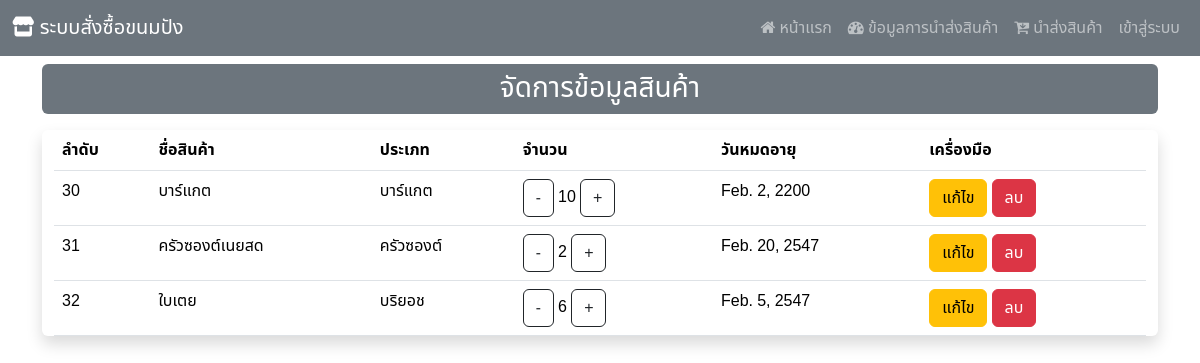
The page /manage_product on the database its author committed.
### Hospital_app/models.py (models this page shows, shortened)
class product(models.Model):
    product_id = models.AutoField(primary_key=True)
    product_name = models.CharField(max_length=255)
    product_type = models.ForeignKey(d_type, on_delete=models.CASCADE)
    product_qty = models.IntegerField()
    product_exp = models.DateField()

class d_type(models.Model):
    type_id = models.AutoField(primary_key=True)
    type_name = models.CharField(max_length=255)
    def __str__(self):
        return f"{self.type_name}"

### Hospital_app/views.py (the view)
# urls.py: path('manage_product',views.manage_product),
def manage_product(request):
    show_product = product.objects.all()
    context  = {"product" : show_product}
    return render(request,'edit_product.html',context)

### Hospital_app/templates/edit_product.html (shortened to what this page needs)
{% extends "base.html" %}
{% block content %}
<div class="mt-2 p-2 bg-secondary text-center text-white rounded h3">
    จัดการข้อมูลสินค้า
  </div>
<div class="container-fluid my-3 justify-content-center align-items-center shadow rounded">
<table class="table table-responsive">
    <thead>
        <tr>
            <th><div class="col d-none d-sm-block">
              ลำดับ
            </div></th>
            <th>ชื่อสินค้า</th>
            <th>ประเภท</th>
            <th>จำนวน</th>
            <th>
              <div class="col d-none d-sm-block">
                วันหมดอายุ
              </div>
            </th>
            <th>เครื่องมือ</th>
        </tr>
    </thead>
    <tbody>
        {% for i in product %}
        <tr>
            <td>{{i.product_id}}</td>
            <td>{{i.product_name}}</td>
            <td>{{i.product_type}}</td>
            <td>
              <a href="decrease_qty/{{i.product_id}}" class="btn btn-outline-dark"> - </a>
              {{i.product_qty}}
              <a href="increase_qty/{{i.product_id}}" class="btn btn-outline-dark"> + </a>
            </td>
            <td>{{i.product_exp}}</td>
            <td> {% comment %} ปุ่มแก้ไข และ ลบ จะกลายเป็นไอคอนไม่จอลดขนาดลง {% endcomment %}
              <div class="col d-none d-sm-block">
                <a href="edit/{{i.product_id}}" class="btn btn-warning">แก้ไข<a/>
                  <a href="#" class="btn btn-danger" data-bs-toggle="modal"
                  data-bs-target="#deleteConfirmationModal"
                  onclick="setDeleteUrl('delete/{{i.product_id}}')">
                  ลบ
                    </a>
              </div>
              </td>{% comment %} ปุ่มแก้ไข และ ลบ จะกลายเป็นไอคอนไม่จอลดขนาดลง {% endcomment %}
        </tr>
        {% endfor %}
    </tbody>
</div>
{% endblock  %}

### Hospital_app/templates/base.html (style rules this page uses)
body { font-family: "Noto Sans Thai", sans-serif; }

### rows shown on the page
product: product_id "30", product_name "บาร์แกต", product_type "บาร์แกต", product_qty "10", product_exp "Feb. 2, 2200"
product: product_id "31", product_name "ครัวซองต์เนยสด", product_type "ครัวซองต์", product_qty "2", product_exp "Feb. 20, 2547"
product: product_id "32", product_name "ใบเตย", product_type "บริยอช", product_qty "6", product_exp "Feb. 5, 2547"
